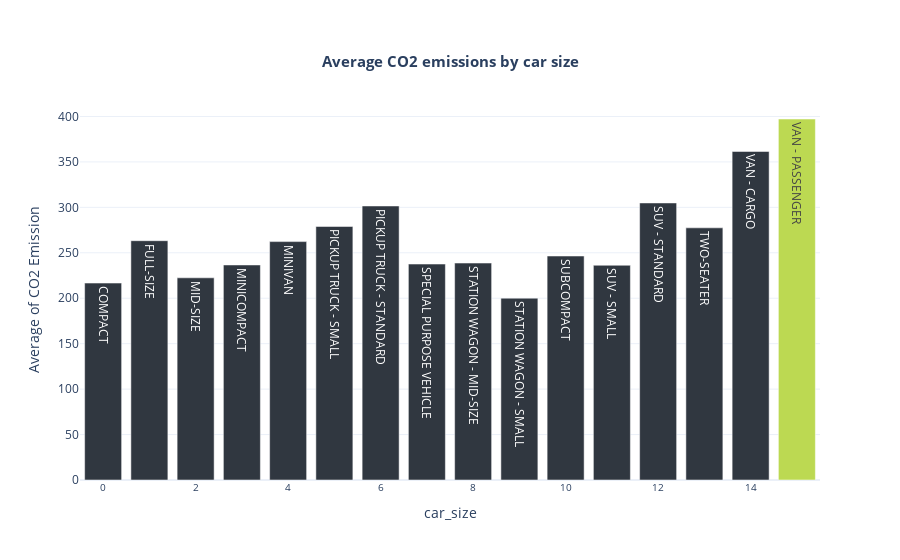

Notebook code for this chart:
### Code cell
import plotly.graph_objects as go
fig = go.Figure()
fig.add_trace(
    go.Bar(
#         x=car_size.index,
        y=car_size['CO2_Mean'],
        text=car_size.index,
        marker_color=colors
    )
)
fig.update_layout(
    {
        "title": {
            "text": "<b>Average CO2 emissions by car size</b>",
            "x": 0.5,
            "y": 0.9,
            "font": {
                "size": 15
            }
        },
        "xaxis": {
            "title": "car_size",
            "showticklabels":True,
            "tickfont": {
                "size": 10
            }
        },
        "yaxis": {
            "title": "Average of CO2 Emission"
        },
        "template":'plotly_white'
    }
)
fig.show()

### Figure 1 — Plotly figure (JSON) as saved in the notebook; plotly's stock layout.template omitted (floating-point values rounded to 4 significant figures)
{"data": [{"marker": {"color": ["#303740", "#303740", "#303740", "#303740", "#303740", "#303740", "#303740", "#303740", "#303740", "#303740", "#303740", "#303740", "#303740", "#303740", "#303740", "#BCD952"]}, "text": ["COMPACT", "FULL-SIZE", "MID-SIZE", "MINICOMPACT", "MINIVAN", "PICKUP TRUCK - SMALL", "PICKUP TRUCK - STANDARD", "SPECIAL PURPOSE VEHICLE", "STATION WAGON - MID-SIZE", "STATION WAGON - SMALL", "SUBCOMPACT", "SUV - SMALL", "SUV - STANDARD", "TWO-SEATER", "VAN - CARGO", "VAN - PASSENGER"], "type": "bar", "y": [216.7, 263.3, 222.5, 236.6, 262.3, 279.0, 301.5, 237.6, 238.7, 200.1, 246.4, 236.3, 304.8, 277.5, 361.5, 397.2]}], "layout": {"title": {"font": {"size": 15}, "text": "<b>Average CO2 emissions by car size</b>", "x": 0.5, "y": 0.9}, "xaxis": {"showticklabels": true, "tickfont": {"size": 10}, "title": {"text": "car_size"}}, "yaxis": {"title": {"text": "Average of CO2 Emission"}}}}
